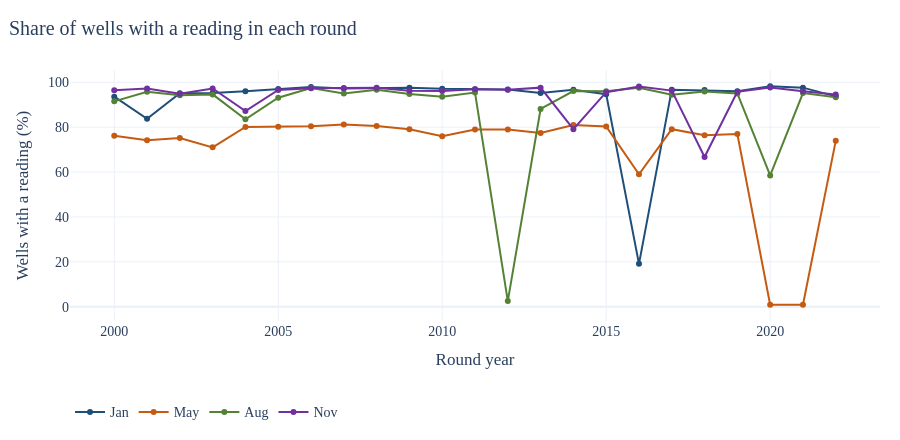
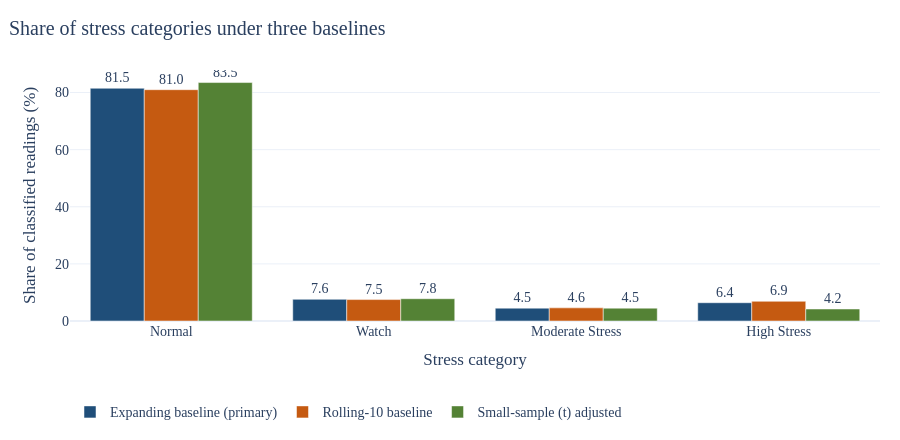

Notebook code for these charts, in order:
### Markdown cell above
## 4 · Results of preprocessing (slides: Results of Preprocessing, Preprocessing Metrics before vs after)

### Code cell
cov = (m.assign(h=m.gwl_m_bgl.notna()).groupby(["year", "month"])["h"].mean().unstack() * 100).loc[2000:2022]
fig = go.Figure()
for mo, nm, c in ((1, "Jan", PAL["A"]), (5, "May", PAL["B"]), (8, "Aug", PAL["G"]), (11, "Nov", PAL["T"])):
    fig.add_scatter(x=cov.index, y=cov[mo].round(1), mode="lines+markers", name=nm, line=dict(color=c))
show(fig, "Share of wells with a reading in each round", "Round year", "Wells with a reading (%)")
cats = ["Normal", "Watch", "Moderate Stress", "High Stress"]
fig = go.Figure()
for col, nm, c in (("stress_category", "Expanding baseline (primary)", PAL["A"]), ("stress_roll10", "Rolling-10 baseline", PAL["B"]), ("stress_tadj", "Small-sample (t) adjusted", PAL["G"])):
    v = m[col].astype(str); v = v[v.isin(cats)]
    fig.add_bar(x=cats, y=[round(100 * (v == k).mean(), 1) for k in cats], name=nm, marker_color=c, text=[f"{100 * (v == k).mean():.1f}" for k in cats], textposition="outside")
show(fig, "Share of stress categories under three baselines", "Stress category", "Share of classified readings (%)", barmode="group")
print("Readings without a baseline (fewer than 5 earlier same-season readings): %d (%.1f%%)" % ((m.stress_category.astype(str) == "Insufficient history").sum(), 100 * (m.stress_category.astype(str) == "Insufficient history").mean()))

### Figure 1 — Plotly figure (JSON) as saved in the notebook; plotly's stock layout.template omitted (floating-point values rounded to 4 significant figures)
{"data": [{"line": {"color": "#1F4E79"}, "mode": "lines+markers", "name": "Jan", "type": "scatter", "x": [2000, 2001, 2002, 2003, 2004, 2005, 2006, 2007, 2008, 2009, 2010, 2011, 2012, 2013, 2014, 2015, 2016, 2017, 2018, 2019, 2020, 2021, 2022], "y": [93.6, 83.7, 95.1, 95.2, 96.0, 97.0, 97.9, 97.2, 97.3, 97.6, 97.1, 96.9, 96.8, 95.2, 96.7, 94.7, 19.1, 96.7, 96.5, 96.0, 98.2, 97.6, 93.7]}, {"line": {"color": "#C55A11"}, "mode": "lines+markers", "name": "May", "type": "scatter", "x": [2000, 2001, 2002, 2003, 2004, 2005, 2006, 2007, 2008, 2009, 2010, 2011, 2012, 2013, 2014, 2015, 2016, 2017, 2018, 2019, 2020, 2021, 2022], "y": [76.2, 74.2, 75.2, 71.0, 80.1, 80.2, 80.4, 81.2, 80.5, 79.1, 75.9, 78.9, 79.0, 77.4, 81.0, 80.3, 59.0, 79.1, 76.4, 76.9, 0.9, 0.9, 73.9]}, {"line": {"color": "#548235"}, "mode": "lines+markers", "name": "Aug", "type": "scatter", "x": [2000, 2001, 2002, 2003, 2004, 2005, 2006, 2007, 2008, 2009, 2010, 2011, 2012, 2013, 2014, 2015, 2016, 2017, 2018, 2019, 2020, 2021, 2022], "y": [91.5, 95.8, 94.2, 94.6, 83.5, 93.1, 97.4, 95.0, 96.7, 94.8, 93.5, 95.4, 2.5, 88.1, 96.1, 96.0, 97.6, 94.4, 95.9, 95.0, 58.5, 95.2, 93.3]}, {"line": {"color": "#7030A0"}, "mode": "lines+markers", "name": "Nov", "type": "scatter", "x": [2000, 2001, 2002, 2003, 2004, 2005, 2006, 2007, 2008, 2009, 2010, 2011, 2012, 2013, 2014, 2015, 2016, 2017, 2018, 2019, 2020, 2021, 2022], "y": [96.4, 97.2, 94.9, 97.2, 87.2, 96.6, 97.3, 97.4, 97.6, 96.2, 96.1, 96.9, 96.7, 97.6, 79.1, 95.6, 98.1, 96.3, 66.7, 95.8, 97.7, 96.0, 94.6]}], "layout": {"font": {"family": "Times New Roman", "size": 14}, "height": 440, "legend": {"orientation": "h", "y": -0.3}, "margin": {"b": 70, "l": 70, "r": 20, "t": 70}, "title": {"text": "Share of wells with a reading in each round", "x": 0.01}, "xaxis": {"title": {"text": "Round year"}}, "yaxis": {"title": {"text": "Wells with a reading (%)"}}}}

### Figure 2 — Plotly figure (JSON) as saved in the notebook; plotly's stock layout.template omitted (floating-point values rounded to 4 significant figures)
{"data": [{"marker": {"color": "#1F4E79"}, "name": "Expanding baseline (primary)", "text": ["81.5", "7.6", "4.5", "6.4"], "textposition": "outside", "type": "bar", "x": ["Normal", "Watch", "Moderate Stress", "High Stress"], "y": [81.5, 7.6, 4.5, 6.4]}, {"marker": {"color": "#C55A11"}, "name": "Rolling-10 baseline", "text": ["81.0", "7.5", "4.6", "6.9"], "textposition": "outside", "type": "bar", "x": ["Normal", "Watch", "Moderate Stress", "High Stress"], "y": [81.0, 7.5, 4.6, 6.9]}, {"marker": {"color": "#548235"}, "name": "Small-sample (t) adjusted", "text": ["83.5", "7.8", "4.5", "4.2"], "textposition": "outside", "type": "bar", "x": ["Normal", "Watch", "Moderate Stress", "High Stress"], "y": [83.5, 7.8, 4.5, 4.2]}], "layout": {"barmode": "group", "font": {"family": "Times New Roman", "size": 14}, "height": 440, "legend": {"orientation": "h", "y": -0.3}, "margin": {"b": 70, "l": 70, "r": 20, "t": 70}, "title": {"text": "Share of stress categories under three baselines", "x": 0.01}, "xaxis": {"title": {"text": "Stress category"}}, "yaxis": {"title": {"text": "Share of classified readings (%)"}}}}
